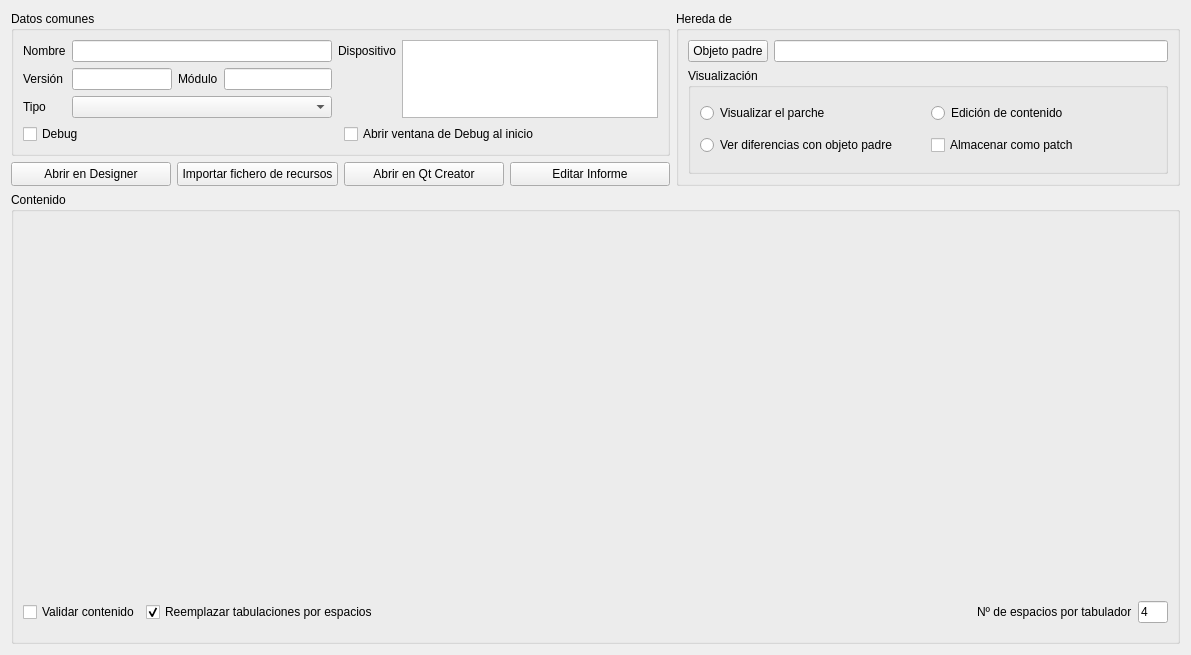
<?xml version="1.0" encoding="UTF-8"?>
<ui version="4.0">
 <class>AERPSystemObjectEditorWidget</class>
 <widget class="QWidget" name="AERPSystemObjectEditorWidget">
  <property name="geometry">
   <rect>
    <x>0</x>
    <y>0</y>
    <width>1191</width>
    <height>655</height>
   </rect>
  </property>
  <property name="windowTitle">
   <string>Dialog</string>
  </property>
  <layout class="QGridLayout" name="gridLayout_5">
   <item row="0" column="0">
    <widget class="QGroupBox" name="groupBox">
     <property name="sizePolicy">
      <sizepolicy hsizetype="Preferred" vsizetype="Fixed">
       <horstretch>0</horstretch>
       <verstretch>0</verstretch>
      </sizepolicy>
     </property>
     <property name="title">
      <string>Datos comunes</string>
     </property>
     <layout class="QVBoxLayout" name="verticalLayout">
      <item>
       <layout class="QGridLayout" name="gridLayout">
        <item row="2" column="0">
         <widget class="QLabel" name="label_6">
          <property name="sizePolicy">
           <sizepolicy hsizetype="Maximum" vsizetype="Preferred">
            <horstretch>0</horstretch>
            <verstretch>0</verstretch>
           </sizepolicy>
          </property>
          <property name="text">
           <string>Tipo</string>
          </property>
         </widget>
        </item>
        <item row="1" column="1">
         <widget class="DBNumberEdit" name="db_version">
          <property name="maximumSize">
           <size>
            <width>100</width>
            <height>16777215</height>
           </size>
          </property>
          <property name="fieldName" stdset="0">
           <string>version</string>
          </property>
          <property name="dataEditable" stdset="0">
           <bool>true</bool>
          </property>
         </widget>
        </item>
        <item row="2" column="1" colspan="3">
         <widget class="DBComboBox" name="db_type">
          <property name="fieldName" stdset="0">
           <string>type</string>
          </property>
          <property name="dataEditable" stdset="0">
           <bool>true</bool>
          </property>
         </widget>
        </item>
        <item row="1" column="2">
         <widget class="QLabel" name="label_4">
          <property name="text">
           <string>Módulo</string>
          </property>
         </widget>
        </item>
        <item row="1" column="0">
         <widget class="QLabel" name="label_5">
          <property name="text">
           <string>Versión</string>
          </property>
         </widget>
        </item>
        <item row="1" column="3">
         <widget class="DBLineEdit" name="db_modulo">
          <property name="fieldName" stdset="0">
           <string>module</string>
          </property>
          <property name="dataEditable" stdset="0">
           <bool>true</bool>
          </property>
         </widget>
        </item>
        <item row="0" column="0">
         <widget class="QLabel" name="label">
          <property name="text">
           <string>Nombre</string>
          </property>
         </widget>
        </item>
        <item row="0" column="4">
         <widget class="QLabel" name="label_2">
          <property name="text">
           <string>Dispositivo</string>
          </property>
         </widget>
        </item>
        <item row="0" column="1" colspan="3">
         <widget class="DBLineEdit" name="db_nombre">
          <property name="fieldName" stdset="0">
           <string>nombre</string>
          </property>
          <property name="dataEditable" stdset="0">
           <bool>true</bool>
          </property>
         </widget>
        </item>
        <item row="0" column="5" rowspan="3">
         <widget class="DBListView" name="db_device">
          <property name="sizePolicy">
           <sizepolicy hsizetype="Expanding" vsizetype="Expanding">
            <horstretch>0</horstretch>
            <verstretch>0</verstretch>
           </sizepolicy>
          </property>
          <property name="focusPolicy">
           <enum>Qt::StrongFocus</enum>
          </property>
          <property name="fieldName" stdset="0">
           <string>device</string>
          </property>
          <property name="dataEditable" stdset="0">
           <bool>true</bool>
          </property>
          <property name="itemCheckBox" stdset="0">
           <bool>true</bool>
          </property>
          <property name="valueSeparator" stdset="0">
           <string>,</string>
          </property>
         </widget>
        </item>
       </layout>
      </item>
      <item>
       <layout class="QHBoxLayout" name="horizontalLayout">
        <item>
         <widget class="DBCheckBox" name="db_debug">
          <property name="text">
           <string>Debug</string>
          </property>
          <property name="fieldName" stdset="0">
           <string>debug</string>
          </property>
          <property name="dataEditable" stdset="0">
           <bool>true</bool>
          </property>
         </widget>
        </item>
        <item>
         <widget class="DBCheckBox" name="db_on_init_debug">
          <property name="text">
           <string>Abrir ventana de Debug al inicio</string>
          </property>
          <property name="fieldName" stdset="0">
           <string>on_init_debug</string>
          </property>
          <property name="dataEditable" stdset="0">
           <bool>true</bool>
          </property>
         </widget>
        </item>
       </layout>
      </item>
     </layout>
    </widget>
   </item>
   <item row="0" column="1" rowspan="2">
    <widget class="QGroupBox" name="groupBox_4">
     <property name="title">
      <string>Hereda de</string>
     </property>
     <layout class="QGridLayout" name="gridLayout_3">
      <item row="0" column="0">
       <widget class="DBChooseRecordButton" name="db_idorigin">
        <property name="text">
         <string>Objeto padre</string>
        </property>
        <property name="fieldName" stdset="0">
         <string>idorigin</string>
        </property>
        <property name="dataEditable" stdset="0">
         <bool>true</bool>
        </property>
       </widget>
      </item>
      <item row="0" column="1">
       <widget class="DBLineEdit" name="db_parent_name">
        <property name="fieldName" stdset="0">
         <string>alepherp_system.nombre</string>
        </property>
        <property name="dataEditable" stdset="0">
         <bool>false</bool>
        </property>
        <property name="autoCompletePopupSize" stdset="0">
         <size>
          <width>300</width>
          <height>200</height>
         </size>
        </property>
       </widget>
      </item>
      <item row="1" column="0" colspan="2">
       <widget class="QGroupBox" name="groupBox_5">
        <property name="title">
         <string>Visualización</string>
        </property>
        <layout class="QGridLayout" name="gridLayout_4">
         <item row="0" column="0">
          <widget class="QRadioButton" name="rbViewPatch">
           <property name="text">
            <string>Visualizar el parche</string>
           </property>
          </widget>
         </item>
         <item row="0" column="1">
          <widget class="QRadioButton" name="rbContentEdit">
           <property name="text">
            <string>Edición de contenido</string>
           </property>
          </widget>
         </item>
         <item row="1" column="0">
          <widget class="QRadioButton" name="rbViewPrettyDiff">
           <property name="text">
            <string>Ver diferencias con objeto padre</string>
           </property>
          </widget>
         </item>
         <item row="1" column="1">
          <widget class="DBCheckBox" name="db_ispatch">
           <property name="text">
            <string>Almacenar como patch</string>
           </property>
           <property name="fieldName" stdset="0">
            <string>ispatch</string>
           </property>
           <property name="dataEditable" stdset="0">
            <bool>true</bool>
           </property>
          </widget>
         </item>
        </layout>
       </widget>
      </item>
     </layout>
    </widget>
   </item>
   <item row="1" column="0">
    <layout class="QHBoxLayout" name="horizontalLayout_2">
     <item>
      <widget class="QPushButton" name="pbDesigner">
       <property name="minimumSize">
        <size>
         <width>0</width>
         <height>24</height>
        </size>
       </property>
       <property name="text">
        <string>Abrir en Designer</string>
       </property>
       <property name="icon">
        <iconset resource="../resources/resources.qrc">
         <normaloff>:/generales/images/designer.png</normaloff>:/generales/images/designer.png</iconset>
       </property>
      </widget>
     </item>
     <item>
      <widget class="QPushButton" name="pbImportBinaryFile">
       <property name="sizePolicy">
        <sizepolicy hsizetype="Minimum" vsizetype="Fixed">
         <horstretch>0</horstretch>
         <verstretch>0</verstretch>
        </sizepolicy>
       </property>
       <property name="minimumSize">
        <size>
         <width>0</width>
         <height>24</height>
        </size>
       </property>
       <property name="text">
        <string>Importar fichero de recursos</string>
       </property>
       <property name="icon">
        <iconset resource="../resources/resources.qrc">
         <normaloff>:/generales/images/record.png</normaloff>:/generales/images/record.png</iconset>
       </property>
      </widget>
     </item>
     <item>
      <widget class="QPushButton" name="pbCreator">
       <property name="minimumSize">
        <size>
         <width>0</width>
         <height>24</height>
        </size>
       </property>
       <property name="text">
        <string>Abrir en Qt Creator</string>
       </property>
       <property name="icon">
        <iconset resource="../resources/resources.qrc">
         <normaloff>:/generales/images/designer.png</normaloff>:/generales/images/designer.png</iconset>
       </property>
      </widget>
     </item>
     <item>
      <widget class="QPushButton" name="pbEditReport">
       <property name="minimumSize">
        <size>
         <width>0</width>
         <height>24</height>
        </size>
       </property>
       <property name="text">
        <string>Editar Informe</string>
       </property>
       <property name="icon">
        <iconset resource="../resources/resources.qrc">
         <normaloff>:/generales/images/blank.png</normaloff>:/generales/images/blank.png</iconset>
       </property>
      </widget>
     </item>
    </layout>
   </item>
   <item row="2" column="0" colspan="2">
    <widget class="QStackedWidget" name="stackedWidget">
     <property name="currentIndex">
      <number>0</number>
     </property>
     <widget class="QWidget" name="page">
      <layout class="QVBoxLayout" name="verticalLayout_2">
       <property name="leftMargin">
        <number>0</number>
       </property>
       <property name="topMargin">
        <number>0</number>
       </property>
       <property name="rightMargin">
        <number>0</number>
       </property>
       <property name="bottomMargin">
        <number>0</number>
       </property>
       <item>
        <widget class="QGroupBox" name="groupBox_2">
         <property name="title">
          <string>Contenido</string>
         </property>
         <layout class="QGridLayout" name="gridLayout_2">
          <item row="1" column="1">
           <widget class="QCheckBox" name="chkReplaceTabs">
            <property name="text">
             <string>Reemplazar tabulaciones por espacios</string>
            </property>
            <property name="checked">
             <bool>true</bool>
            </property>
           </widget>
          </item>
          <item row="1" column="4">
           <widget class="QLabel" name="lblNumSpaces">
            <property name="text">
             <string>Nº de espacios por tabulador</string>
            </property>
           </widget>
          </item>
          <item row="1" column="5">
           <widget class="QLineEdit" name="leNumSpaces">
            <property name="maximumSize">
             <size>
              <width>30</width>
              <height>16777215</height>
             </size>
            </property>
            <property name="inputMask">
             <string>9</string>
            </property>
            <property name="text">
             <string>4</string>
            </property>
           </widget>
          </item>
          <item row="1" column="3">
           <spacer name="horizontalSpacer">
            <property name="orientation">
             <enum>Qt::Horizontal</enum>
            </property>
            <property name="sizeHint" stdset="0">
             <size>
              <width>20</width>
              <height>40</height>
             </size>
            </property>
           </spacer>
          </item>
          <item row="1" column="0">
           <widget class="QCheckBox" name="chkValidate">
            <property name="text">
             <string>Validar contenido</string>
            </property>
            <property name="checked">
             <bool>false</bool>
            </property>
           </widget>
          </item>
          <item row="0" column="0" colspan="6">
           <widget class="DBCodeEdit" name="db_contenido" native="true">
            <property name="focusPolicy">
             <enum>Qt::StrongFocus</enum>
            </property>
            <property name="fieldName" stdset="0">
             <string>contenido</string>
            </property>
            <property name="dataEditable" stdset="0">
             <bool>true</bool>
            </property>
           </widget>
          </item>
         </layout>
        </widget>
       </item>
      </layout>
     </widget>
     <widget class="QWidget" name="pagePatch">
      <layout class="QVBoxLayout" name="verticalLayout_3">
       <property name="leftMargin">
        <number>0</number>
       </property>
       <property name="topMargin">
        <number>0</number>
       </property>
       <property name="rightMargin">
        <number>0</number>
       </property>
       <property name="bottomMargin">
        <number>0</number>
       </property>
       <item>
        <widget class="QGroupBox" name="groupBox_6">
         <property name="title">
          <string>Patch</string>
         </property>
         <layout class="QVBoxLayout" name="verticalLayout_4">
          <item>
           <widget class="DBTextEdit" name="db_patch">
            <property name="fieldName" stdset="0">
             <string>patch</string>
            </property>
           </widget>
          </item>
         </layout>
        </widget>
       </item>
      </layout>
     </widget>
     <widget class="QWidget" name="pageDifferences">
      <layout class="QVBoxLayout" name="verticalLayout_6">
       <property name="leftMargin">
        <number>0</number>
       </property>
       <property name="topMargin">
        <number>0</number>
       </property>
       <property name="rightMargin">
        <number>0</number>
       </property>
       <property name="bottomMargin">
        <number>0</number>
       </property>
       <item>
        <widget class="QGroupBox" name="groupBox_7">
         <property name="title">
          <string>Diferencias</string>
         </property>
         <layout class="QVBoxLayout" name="verticalLayout_5">
          <item>
           <widget class="QTextEdit" name="txtPrettyDiff">
            <property name="readOnly">
             <bool>true</bool>
            </property>
           </widget>
          </item>
         </layout>
        </widget>
       </item>
      </layout>
     </widget>
     <widget class="QWidget" name="pageXMLValidation">
      <layout class="QVBoxLayout" name="verticalLayout_9">
       <property name="leftMargin">
        <number>0</number>
       </property>
       <property name="topMargin">
        <number>0</number>
       </property>
       <property name="rightMargin">
        <number>0</number>
       </property>
       <property name="bottomMargin">
        <number>0</number>
       </property>
       <item>
        <widget class="QGroupBox" name="groupBox_8">
         <property name="title">
          <string>Error en validación XML</string>
         </property>
         <layout class="QVBoxLayout" name="verticalLayout_8">
          <item>
           <widget class="QTextEdit" name="txtXMLValidation">
            <property name="readOnly">
             <bool>true</bool>
            </property>
           </widget>
          </item>
          <item>
           <widget class="QLabel" name="lblStatusMessage">
            <property name="text">
             <string>TextLabel</string>
            </property>
           </widget>
          </item>
          <item>
           <widget class="QPushButton" name="pbValidateOk">
            <property name="text">
             <string>&amp;Ok</string>
            </property>
            <property name="icon">
             <iconset resource="../resources/resources.qrc">
              <normaloff>:/aplicacion/images/ok.png</normaloff>:/aplicacion/images/ok.png</iconset>
            </property>
           </widget>
          </item>
         </layout>
        </widget>
       </item>
      </layout>
     </widget>
    </widget>
   </item>
  </layout>
 </widget>
 <customwidgets>
  <customwidget>
   <class>DBCheckBox</class>
   <extends>QCheckBox</extends>
   <header>widgets/dbcheckbox.h</header>
  </customwidget>
  <customwidget>
   <class>DBChooseRecordButton</class>
   <extends>QPushButton</extends>
   <header>widgets/dbchooserecordbutton.h</header>
  </customwidget>
  <customwidget>
   <class>DBComboBox</class>
   <extends>QComboBox</extends>
   <header>widgets/dbcombobox.h</header>
  </customwidget>
  <customwidget>
   <class>DBLineEdit</class>
   <extends>QLineEdit</extends>
   <header>widgets/dblineedit.h</header>
  </customwidget>
  <customwidget>
   <class>DBListView</class>
   <extends>QListView</extends>
   <header>widgets/dblistview.h</header>
  </customwidget>
  <customwidget>
   <class>DBNumberEdit</class>
   <extends>QLineEdit</extends>
   <header>widgets/dbnumberedit.h</header>
  </customwidget>
  <customwidget>
   <class>DBTextEdit</class>
   <extends>QPlainTextEdit</extends>
   <header>widgets/dbtextedit.h</header>
  </customwidget>
  <customwidget>
   <class>DBCodeEdit</class>
   <extends>QWidget</extends>
   <header>widgets/dbcodeedit.h</header>
  </customwidget>
 </customwidgets>
 <tabstops>
  <tabstop>db_nombre</tabstop>
  <tabstop>db_version</tabstop>
  <tabstop>db_modulo</tabstop>
  <tabstop>db_type</tabstop>
  <tabstop>db_device</tabstop>
  <tabstop>db_idorigin</tabstop>
  <tabstop>db_parent_name</tabstop>
  <tabstop>db_ispatch</tabstop>
  <tabstop>rbContentEdit</tabstop>
  <tabstop>rbViewPrettyDiff</tabstop>
  <tabstop>rbViewPatch</tabstop>
  <tabstop>db_contenido</tabstop>
  <tabstop>chkValidate</tabstop>
  <tabstop>chkReplaceTabs</tabstop>
  <tabstop>leNumSpaces</tabstop>
  <tabstop>pbDesigner</tabstop>
  <tabstop>pbImportBinaryFile</tabstop>
  <tabstop>pbCreator</tabstop>
  <tabstop>pbEditReport</tabstop>
  <tabstop>txtPrettyDiff</tabstop>
  <tabstop>pbValidateOk</tabstop>
  <tabstop>db_patch</tabstop>
  <tabstop>txtXMLValidation</tabstop>
 </tabstops>
 <resources>
  <include location="../resources/resources.qrc"/>
  <include location="../resources/resources.qrc"/>
  <include location="../resources/resources.qrc"/>
 </resources>
 <connections/>
</ui>
